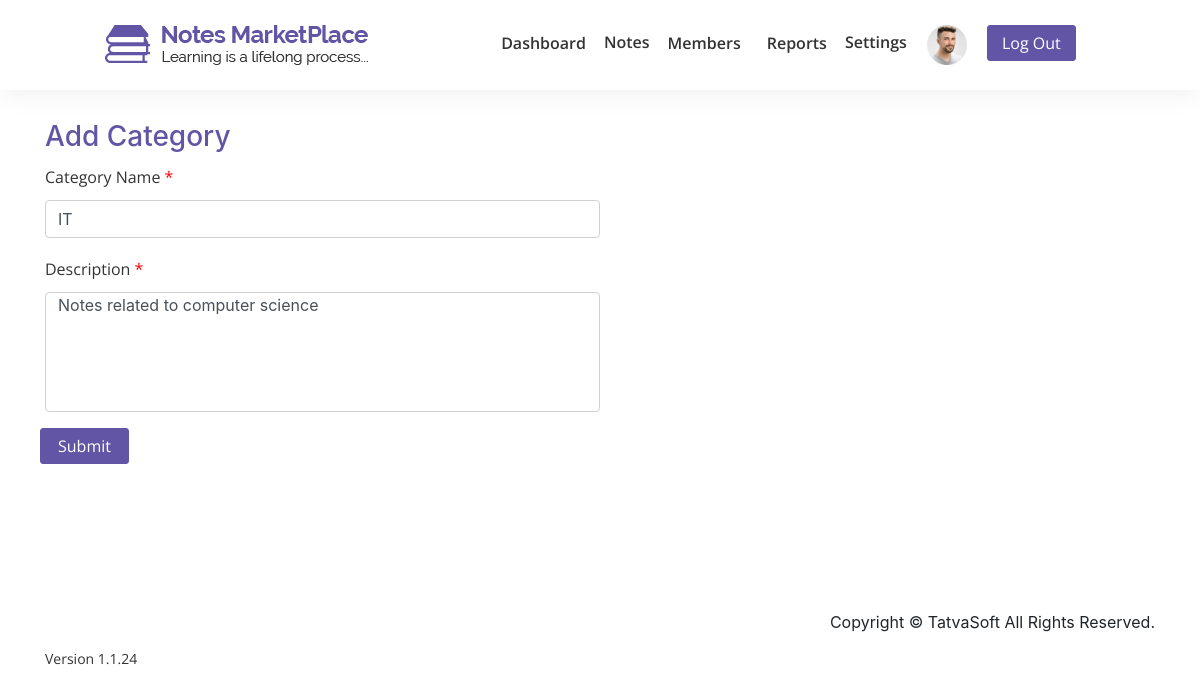
Page /notesmarketplace/admin/add_category.php?edit=17 (signed in) on the committed database.
### tables this page shows
CREATE TABLE `userprofile` (
  `ID` int(11) NOT NULL,
  `UserID` int(11) NOT NULL,
  `DOB` datetime DEFAULT NULL,
  `Gender` int(11) DEFAULT NULL,
  `SecondaryEmailAddress` varchar(100) DEFAULT NULL,
  `PhoneNumber_CountryCode` varchar(5) NOT NULL,
  `PhoneNumber` varchar(20) NOT NULL,
  `ProfilePicture` varchar(500) DEFAULT NULL,
  `AddressLine1` varchar(100) NOT NULL,
  `AddressLine2` varchar(100) NOT NULL,
  `City` varchar(50) NOT NULL,
  `State` varchar(50) NOT NULL,
  `ZipCode` varchar(50) NOT NULL,
  `Country` varchar(50) NOT NULL,
  `University` varchar(100) DEFAULT NULL,
  `College` varchar(100) DEFAULT NULL,
  `CreatedDate` datetime DEFAULT current_timestamp(),
  `CreatedBy` int(11) DEFAULT NULL,
  `ModifiedDate` datetime DEFAULT NULL,
  `ModifiedBy` int(11) DEFAULT NULL
);

CREATE TABLE `notecategories` (
  `ID` int(11) NOT NULL,
  `Name` varchar(100) NOT NULL,
  `Description` varchar(255) NOT NULL,
  `CreatedDate` datetime DEFAULT current_timestamp(),
  `CreatedBy` int(11) DEFAULT NULL,
  `ModifiedDated` datetime DEFAULT NULL,
  `ModifiedBy` int(11) DEFAULT NULL,
  `IsActive` bit(1) NOT NULL DEFAULT b'1'
);

### notesmarketplace/admin/add_category.php (the view, shortened to what this page needs)
<?php
include"../includes/database.php";
?>
<?php
if(!isset($_SESSION['user_id'])){
?>
<script>
    location.replace('../login.php');
</script>
<?php
}else{
    $user_id = $_SESSION['user_id'];
}
?>
<?php
$admin = "SELECT * FROM userprofile WHERE UserID = $user_id AND ProfilePicture IS NOT NULL";
$admin_info = mysqli_query($connection,$admin);
    $adm = mysqli_fetch_assoc($admin_info);
if(mysqli_num_rows($admin_info) != 0){
    $profile = $adm['ProfilePicture'];
}
?>
<!DOCTYPE html>
<html lang="en">
<head>
    <link rel="stylesheet" href="css/font-awesome/css/font-awesome.min.css">
    <link rel="stylesheet" href="css/bootstrap/bootstrap.min.css">
    <link rel="stylesheet" href="css/dash.css">
    <link rel="stylesheet" href="css/nav.css">
    <link rel="stylesheet" href="css/preloader.css">
</head>
<body>
    <header>
        <div class="container">
            <nav class="navbar navbar-expand-lg navbar-light fixed-top">
                <div class="collapse navbar-collapse " id="navbarTogglerDemo01">
                    <div class="container">
                        <a class="navbar-brand float-left" href="#"><img src="../img/logo.png" class="img-fluid"></a>
                        <ul class="navbar-nav mr-auto mt-2 mt-lg-0 ml-auto">
                            <li class="nav-item"><a class="nav-link" href="<?php if(isset($user_id)){ echo 'dashboard.php?user_id='.$user_id;}else {echo 'dashboard.php';}?>">Dashboard</a></li>
                            <li class="nav-item note-dropdown">
                                <div class="dropdown show">
                                    <a class="note-dropdown" href="#" role="" id="dropdownMenuLink" data-toggle="dropdown" aria-haspopup="true" aria-expanded="false">
                                        Notes
                                    </a>
                                </div>
                            </li>
                            <li class="nav-item"><a class="nav-link" href="members.php">Members</a> </li>
                            <li class="nav-item"><a class="nav-link" href="spam_reports.php">Reports</a></li>
                           <li class="nav-item note-dropdown">
                             <div class="dropdown show">
                                    <a class="note-dropdown" href="#" role="" id="dropdownMenuLink" data-toggle="dropdown" aria-haspopup="true" aria-expanded="false" >
                                      Settings
                                    </a>
                                </div>
                            </li>
                            <li class="nav-item ">
                                <div class="dropdown show">
                                    <a class="" href="#" role="" id="dropdownMenu" data-toggle="dropdown" aria-haspopup="true" aria-expanded="false">
                                        <?php
                                       if(isset($profile)){
                                           ?>
                                        <img class="profile" src="<?php if(isset($profile)){ echo $profile; }?>" alt="">
                                        <?php
                                       }else{
                                          ?>
                                        <img class="profile" src="../img/images/user-l.jpg" alt="">
                                        <?php } ?>
                                    </a>
                                </div>
                            </li>
                            <li class="nav-item"><a class="btn btn-primary" href="../logout.php" role="button">Log Out</a></li>
                        </ul>
                    </div>
                </div>
            </nav>
        </div>
    </header>
    <section id="add_admin" style="margin-top:70px;">
        <div class="content-box-lg">
            <form action="" method="post">
                <div class="container">
                    <h3>Add Category</h3>
                    <?php
                    if(isset($_GET['edit'])){
                        $cat_id = $_GET['edit'];
                        $c = "SELECT * FROM notecategories WHERE ID = $cat_id";
                        $c_query = mysqli_query($connection,$c);
                        $c_data = mysqli_fetch_assoc($c_query);
                        $c_name = $c_data['Name'];
                        $c_des = $c_data['Description'];
                    }
                    ?>
                    <div class="form-row">
                        <div class="form-group col-md-12">
                            <label for="first-name">Category Name<span style="margin-left: 0px !important; text-align:left !important; color:red"> *</span></label>
                            <input type="text" class="form-control" id="first-name" placeholder="Enter Category Name" name="cat_name" value="<?php if(isset($c_name)){ echo $c_name; } ?>" required>
                        </div>
                    </div>
                    <div class="form-row">
                        <div class="form-group col-md-12">
                            <label for="last-name">Description<span style="margin-left: 0px !important; text-align:left !important; color:red"> *</span></label>
                            <input type="text" class="form-control des" id="last-name" placeholder="Enter Description" name="des" value="<?php if(isset($c_des)){ echo $c_des; } ?>" required>
                        </div>
                    </div>
                    <div class="form-row">
                       <button type="submit" class="btn btn-primary" name="add">Submit</button>
                    </div>
                </div>
            </form>
        </div>
    </section>
    <br><br><br><br>
    <footer>
        <div class="container">
            <div class="row">
                <div class="col-md-6 col-sm-8 foot-text text-left">
                    <p>Version 1.1.24</p>
                </div>
                <div class="col-md-6 col-sm-4 foot-icon col-sm-4 text-right">
                    <p>Copyright &copy; TatvaSoft All Rights Reserved.</p>
                </div>
            </div>
        </div>
    </footer>
</body>
</html>

### notesmarketplace/admin/css/dash.css (style rules this page uses)
.form-control { border: 1px solid #d1d1d1; }
.profile { padding: 0px 10px; }
.content-box-lg { padding: 50px 0; }
a { color: #333333; font-family: "Open Sans"; font-size: 16px; font-weight: 600; line-height: 20px; }
.btn-primary { color: #fff; background-color: #6255a5; border-color: #6255a5; width: 89px; border-radius: 3px; font-family: "Open Sans"; font-size: 16px; line-height: 22px; }

### notesmarketplace/admin/css/nav.css (style rules this page uses)
.profile { padding: 0px 10px; }
.content-box-lg { padding: 50px 0; }
.note-dropdown { padding-top: 5px; }
.collapse { padding: 10px 0; }
.nav-item { padding-right: 5px; padding-left: 5px; }
.navbar-light .navbar-nav .nav-link { color: #333333; font-family: "Open Sans"; font-size: 16px; font-weight: 600; line-height: 20px; }
.nav-item img { height: 40px; width: 60px; }
.navbar { padding: 10px 0 10px 0; background-color: white; padding-left: 90px; box-shadow: 0px 0px 30px 0px rgba(0, 0, 0, 0.08); }
a { color: #333333; font-family: "Open Sans"; font-size: 16px; font-weight: 600; line-height: 20px; }

### notesmarketplace/admin/add_category.php (style rules this page uses)
#first-name, #last-name { width: 50%; }
label { font-family: "Open Sans"; font-size: 16px; font-weight: 400; line-height: 30px; color: #333333; }
::placeholder { font-family: "Open Sans"; font-size: 16px; font-weight: 400; line-height: 30px; color: #333333; }
h3 { color:#6255a5; }
.des { height: 120px; padding-bottom: 100px; }
.foot-text p { margin: 40px 0; font-family: 'Open Sans', sans-serif; font-size: 14px; font-weight: 400; line-height: 18px; color: #333333; }

### rows in the picture
userprofile: ProfilePicture (picture)
notecategories: cat_name "IT", des "Notes related to computer science"
